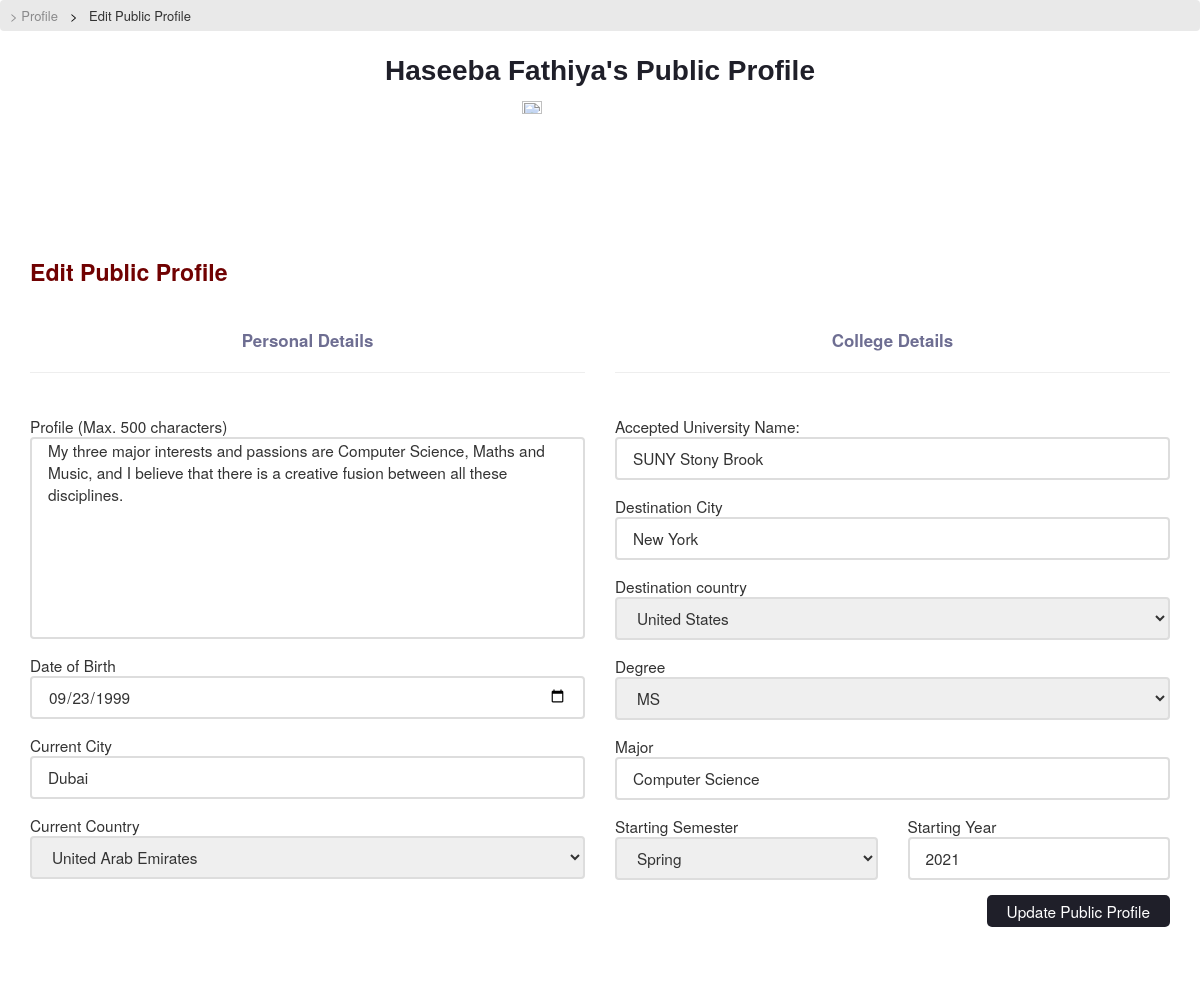
Page /user/update_public_profile/ (signed in) on the committed database.
### connect/models.py (models this page shows)
class PublicProfile(models.Model):
    user = models.OneToOneField(User, on_delete = models.CASCADE, primary_key=True)
    profile_public = models.BooleanField(default = False)
    origin_city = models.CharField(max_length = 100, blank = True, null=True)
    origin_country = CountryField(blank = True, blank_label = 'Select Country')
    destination_city = models.CharField(max_length = 100, blank = True, null=True)
    destination_country = CountryField(blank = True, blank_label = 'Select Country')
    accepted_university = models.CharField(max_length = 200, blank = True, null=True)
    major = models.CharField(max_length = 200, blank = True, null=True)
    date_of_birth = models.DateField(blank = True, null = True)
    profile = models.TextField(blank = True)
    profile_updated = models.BooleanField(default = False)
    degree = models.CharField(choices = DEGREE_CHOICES, default = 'ms', max_length = 3)
    starting_semester = models.CharField(choices = STARTING_SEMESTER_CHOICES, max_length = 5, blank = True, null=True, default = 'F')
    starting_year = models.IntegerField(blank = True, null = True)

### connect/views.py (the view)
# urls.py: path('update_public_profile/', update_public_profile_view, name = 'UpdatePublicProfile'),
def update_public_profile_view(request):
    if request.method == 'POST':
        print('public prof form has been submitted')
        form = UpdatePublicProfileForm(request.POST)
        if form.is_valid():
            print('public prof form is valid')
            degree = request.POST.get('degree')
            starting_semester = request.POST.get('starting_semester')
            major = request.POST.get('major')
            profile = request.POST.get('profile')
            date_of_birth = request.POST.get('date_of_birth')
            origin_city = request.POST.get('origin_city')
            origin_country = request.POST.get('origin_country')
            destination_city = request.POST.get('destination_city')
            destination_country = request.POST.get('destination_country')
            accepted_university = request.POST.get('accepted_university')
            starting_year = request.POST.get('starting_year')
            user = request.user
            user.refresh_from_db()
            public_profile = PublicProfile()
            public_profile.degree = degree
            public_profile.starting_semester = starting_semester
            public_profile.major = major
            public_profile.profile = profile
            public_profile.date_of_birth = date_of_birth
            public_profile.origin_city = origin_city
            public_profile.origin_country = origin_country
            public_profile.destination_city = destination_city
            public_profile.destination_country = destination_country
            public_profile.accepted_university = accepted_university
            public_profile.profile_updated = True
            public_profile.starting_year = starting_year
            public_profile.user = user
            public_profile.save()
            return redirect('user-home')
        else:
            print(form.errors)
            print('form isnt valid')
    else:
        current_user = request.user
        initial_values = {}
        if current_user.publicprofile.profile_updated:
            initial_values = {
                'profile': current_user.publicprofile.profile,
                'date_of_birth': current_user.publicprofile.date_of_birth,
                'origin_city': current_user.publicprofile.origin_city,
                'origin_country': current_user.publicprofile.origin_country,
                'destination_city': current_user.publicprofile.destination_city,
                'destination_country': current_user.publicprofile.destination_country,
                'accepted_university': current_user.publicprofile.accepted_university,
                'major': current_user.publicprofile.major,
                'starting_semester': current_user.publicprofile.starting_semester,
                'starting_year': current_user.publicprofile.starting_year,
                'degree': current_user.publicprofile.degree
            }
        form = UpdatePublicProfileForm(request.POST or None, initial = initial_values)
    context = {
        'form': form
    }
    return render(request, 'registration/update-public-profile.html', context)

### connect/forms.py (shortened to what this page needs)
class UpdatePublicProfileForm(forms.Form):
    profile = forms.CharField(widget = forms.Textarea, label = "Profile (Max. 500 characters)")
    date_of_birth = forms.DateField(label = "Date of Birth", widget=forms.widgets.DateInput(attrs={'type': 'date'}))
    origin_city = forms.CharField(label = "Current City")
    origin_country = CountryField(blank_label = "Current Country").formfield()
    destination_city = forms.CharField(label = "Destination City")
    destination_country = CountryField(blank_label = "Select Destination Country").formfield()
    accepted_university = forms.CharField(label = "Accepted University Name")
    major = forms.CharField(label = "Major")
    starting_semester = forms.ChoiceField(choices = STARTING_SEMESTER_CHOICES, label = "Starting Semester")
    starting_year = forms.IntegerField(label = "Starting Year")
    degree = forms.ChoiceField(choices = DEGREE_CHOICES)

### pages/templates/registration/update-public-profile.html (shortened to what this page needs)
{% load widget_tweaks %} {% load static %}
<head>
    <link rel="stylesheet" href="https://maxcdn.bootstrapcdn.com/bootstrap/3.3.7/css/bootstrap.min.css">
    <link rel="stylesheet" href="{%  static 'css/portal-stylesheets/form-stylesheets/update-public-profile-style.css' %}">
</head>
<ul class="breadcrumb">
    <li><a onclick="showProfile()">> Profile</a></li>
    <li>Edit Public Profile</li>
</ul>
<p class="main-heading">{{user.first_name|title}} {{user.last_name|title}}'s Public Profile</p>
{% if user.graduateadmissionsprofile.gender == 'M' %}
<img class="profile-pic" src="https://www.kavs.uniza.sk/images/Avatar_img/avatar-user-student-3e3e52aa56aeb627-512x512.png" alt="profile_pic"> {% else %}
<img class="profile-pic" src="https://cdn.iconscout.com/icon/premium/png-512-thumb/female-avatar-12-774634.png" alt="profile_pic"> {% endif %}
<div class="section">
    <p class="section-heading">Edit Public Profile</p>
    <form method="POST" action="{% url 'UpdatePublicProfile' %}">{% csrf_token %} {{ form.non_field_errors }}
        <div class="side-by-side">
            <div>
                <p class="subheading">Personal Details</p>
                <hr>
                <br>{{form.profile.errors}} {{form.profile.label}} {% render_field form.profile placeholder='Something about yourself...' class='form-field' maxlength='500' rows='9' id="profile_textarea" %}
                <br> {{ form.date_of_birth.errors }} {{form.date_of_birth.label}} {% render_field form.date_of_birth placeholder='DOB' class='form-field'%}
                <br> {{ form.origin_city.errors }} {{form.origin_city.label}} {% render_field form.origin_city placeholder='Current City' class='form-field'%}
                <br> {{ form.origin_country.errors }} Current Country {% render_field form.origin_country placeholder='Current Country' class='form-field'%}
            </div>
            <div>
                <p class="subheading">College Details</p>
                <hr>
                <br>{{form.accepted_university.errors}} {{form.accepted_university.label}}: {% render_field form.accepted_university placeholder='College Name' class='form-field' %}
                <br> {{ form.destination_city.errors }} {{form.destination_city.label}} {% render_field form.destination_city placeholder='City' class='form-field'%}
                <br> {{ form.destination_country.errors }} {{form.destination_country.label}} {% render_field form.destination_country placeholder='Country' class='form-field'%}
                <br> {{ form.degree.errors }} {{form.degree.label}} {% render_field form.degree placeholder='Degree' class='form-field'%}
                <br> {{ form.major.errors }} {{form.major.label}} {% render_field form.major placeholder='Major' class='form-field'%}
                <div class="side-by-side">
                    <div>
                        {{ form.starting_semester.errors }} {{form.starting_semester.label}} {% render_field form.starting_semester placeholder='Starting Semester' class='form-field'%}
                    </div>
                    <div>
                        {{ form.starting_year.errors }} {{form.starting_year.label}} {% render_field form.starting_year placeholder='Starting Year' class='form-field'%}
                    </div>
                </div>
            </div>
        </div>
        <button type="submit" id="update-profile-button">Update Public Profile</button>
    </form>
</div>

### pages/static/css/portal-stylesheets/form-stylesheets/update-public-profile-style.css (style rules this page uses)
.main-heading { font-family: Arial, Helvetica, sans-serif; color: #1F1F29; font-weight: bold; font-size: 2em; text-align: center; }
.profile-pic { width: 13%; display: block; margin: 0 auto; }
.section { padding: 30px; background-color: #fff; margin: 20px 0px; font-size: 1.1em; word-wrap: break-word; }
.section-heading { font-size: 1.5em; font-weight: bold; color: #700101; }
.subheading { color: #6E6E92; font-weight: bold; margin-top: 30px; text-align: center; font-size: 1.1em; }
.side-by-side { display: grid; grid-template-columns: 1fr 1fr; gap: 30px; }
.form-field { height: 43px; padding: 0 16px; border: 2px solid #ddd; border-radius: 4px; outline: 0; transition: .2s; width: 100%; font-size: 1em; margin-bottom: 15px; }
ul.breadcrumb { padding: 5px 10px; list-style: none; background-color: #e9e9e9; }
ul.breadcrumb li { display: inline; font-size: 13px; cursor: pointer; }
ul.breadcrumb li+li:before { padding: 8px; color: black; content: ">\00a0"; }
ul.breadcrumb li a { color: #8A8A8B; text-decoration: none; }
#profile_textarea { height: auto; resize: none; }
button { background-color: #1F1F29; color: white; padding: 5px 20px; border-radius: 5px; cursor: pointer; border: none; float: right; }

### rows in the picture
PublicProfile: profile "My three major interests and passions are Computer Science, Maths and Music, and I believe that there is a creative fusion between all these disciplines.", date_of_birth "09/23/1999", origin_city "Dubai", origin_country "United Arab Emirates", accepted_university "SUNY Stony Brook", destination_city "New York", destination_country "United States", degree "MS", major "Computer Science", starting_semester "Spring", starting_year "2021"

### other values in the picture
{{ user.first_name|title }} "Haseeba"
{{ user.last_name|title }} "Fathiya"
